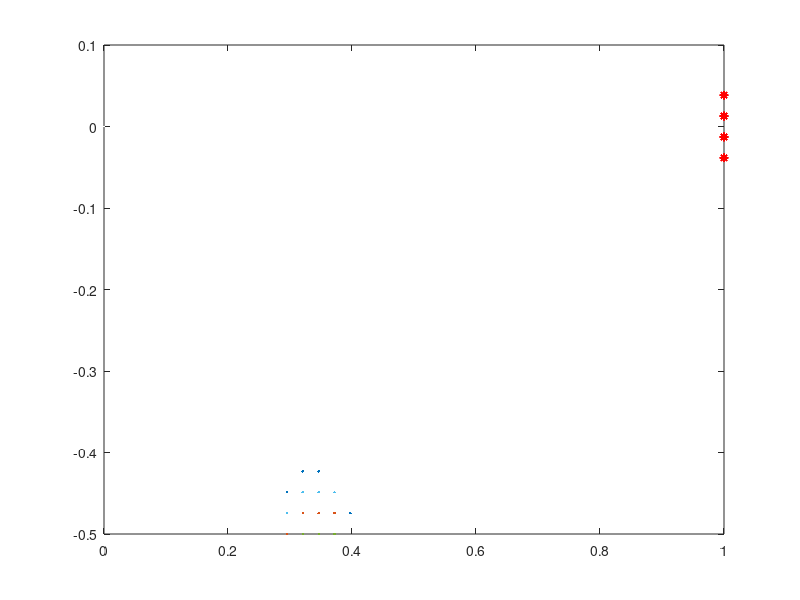

Recreate this plot in MATLAB.
r=0.5;
ae = [0.7;1.0;0.0];
amax = 0.5;
v0=[0.5;-1.2;0.0];

dk = -ae'*ae+amax*amax
L=r;
N=40;
X=linspace(-L,L,N);
Y=linspace(-L,L,N);
Z=linspace(-L,L,N);
B = zeros(N,N,N);
for i=1:N
        for j=1:N
                for k=1:N
                        for t = 0:0.5:2
                                p = [X(i);Y(j);Z(k)]-0.5*ae*t*t-v0*t;
                                dd = sqrt((p'*p));
                                if dd <= (0.5*amax*t*t);
                                        B(i,j,k)=1.0;
                                        break
                                end
                        end
                end
        end
end
B
for i=1:N
        for j=1:N
                for k=1:N
                        if B(i,j,k)>0.1
                                plot(X(i),Y(j),Z(k),'*r');
                                hold on;
                        end
                end
        end
        i
end

hold on;
plot(0,0,'w','markersize',N/10)
hold on;
%plot([0,ae(2)],[0,ae(1)],'w');
%hold on;
%plot([0,v0(2)],[0,v0(1)],'g');
%xlabel('y');
%ylabel('x');
%set(gca,'YDir','normal')
pause
